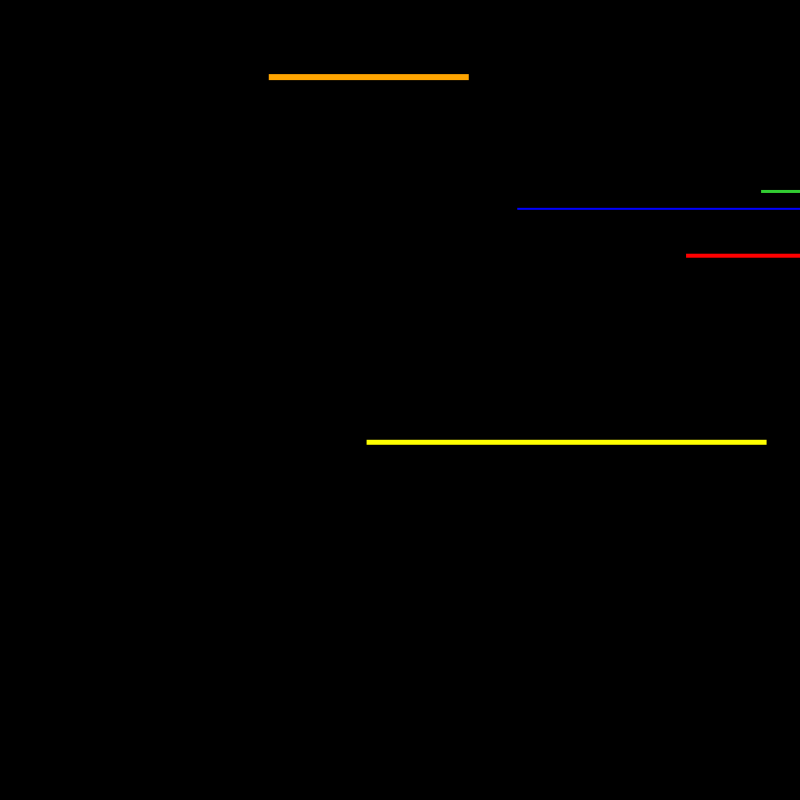
Frame 1 (no input)
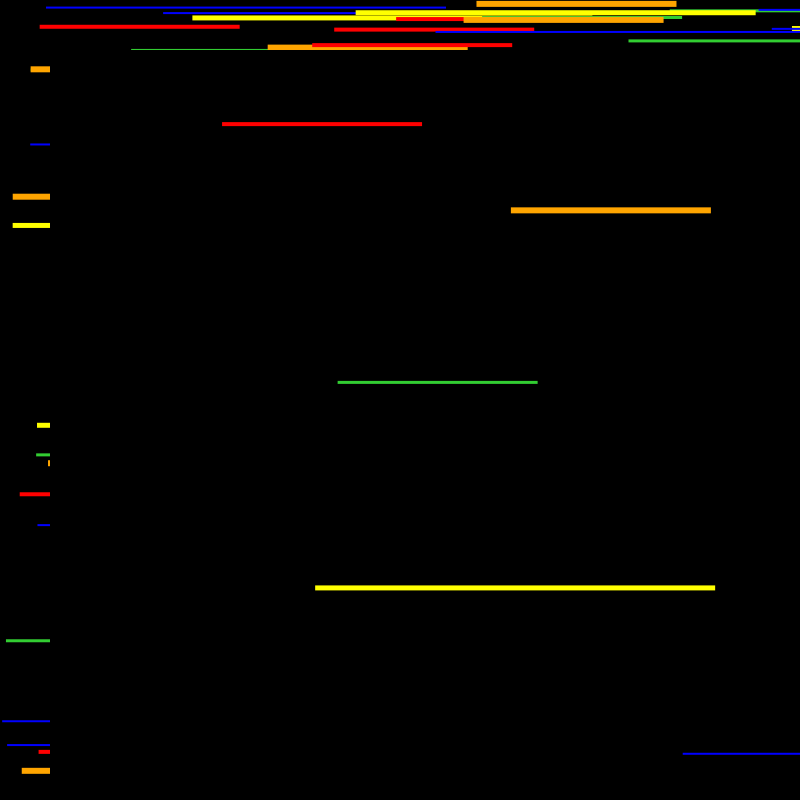
Frame 60 (the mouse pressed at the canvas centre just before this capture)
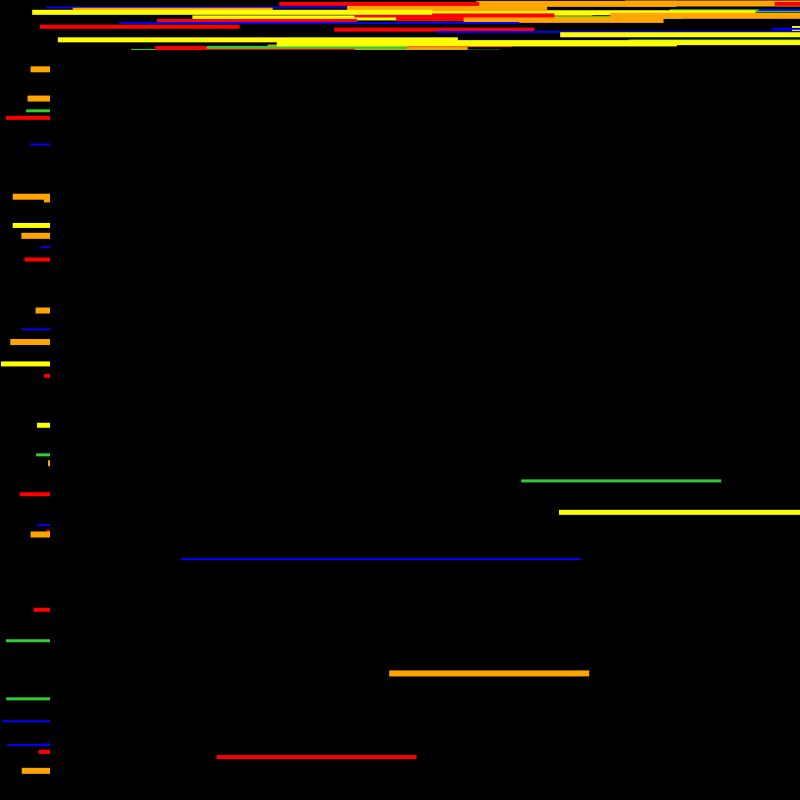
Frame 120 (the mouse held since frame 60 and released just before this capture)

The Processing sketch that drew these frames (run headless with seeded random() and noise(); from frame 60 on, the mouse is pressed at the canvas centre):

// Processing sketch: processing_184536
// ── processing_184536.pde

int counter;

void setup() {
  size(800,800);
  background(0);
  noStroke();
}

void draw() {
  //background(0);
  fill(0,0,0);
  rect(50,50, width, height);
  
  fill(0,0,255);
   rect(random(width), random(height),400,2);
   fill(50,205,50  );
  rect(random(width), random(height),200,3);
  fill(255,0,0);
  rect(random(width), random(height),200,4);
  fill(255,255,0);
  rect(random(width), random(height),400,5);
   fill(255,165,0);
  rect(random(width), random(height),200,6);
 
}
